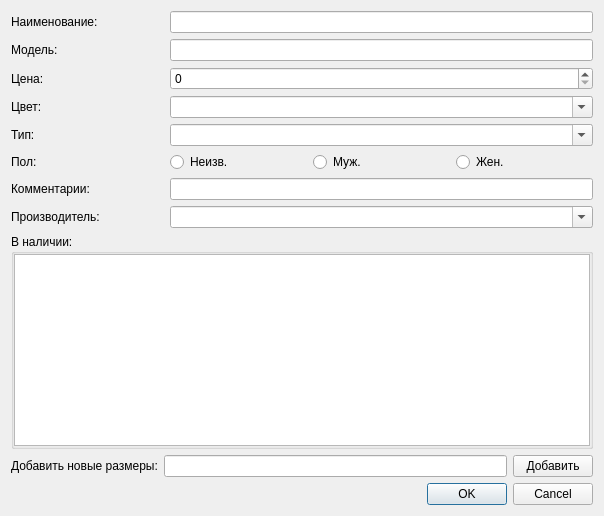
<?xml version="1.0" encoding="UTF-8"?>
<ui version="4.0">
 <class>dlgConsignment</class>
 <widget class="QDialog" name="dlgConsignment">
  <property name="geometry">
   <rect>
    <x>0</x>
    <y>0</y>
    <width>604</width>
    <height>461</height>
   </rect>
  </property>
  <property name="windowTitle">
   <string>Dialog</string>
  </property>
  <layout class="QGridLayout" name="gridLayout">
   <item row="3" column="2">
    <widget class="QSpinBox" name="spnCost">
     <property name="minimum">
      <number>0</number>
     </property>
     <property name="maximum">
      <number>100000</number>
     </property>
     <property name="singleStep">
      <number>50</number>
     </property>
    </widget>
   </item>
   <item row="3" column="0">
    <widget class="QLabel" name="lblCost">
     <property name="text">
      <string>Цена:</string>
     </property>
    </widget>
   </item>
   <item row="9" column="0" colspan="3">
    <widget class="QGroupBox" name="gbProducts">
     <property name="sizePolicy">
      <sizepolicy hsizetype="Preferred" vsizetype="MinimumExpanding">
       <horstretch>0</horstretch>
       <verstretch>0</verstretch>
      </sizepolicy>
     </property>
     <property name="minimumSize">
      <size>
       <width>0</width>
       <height>0</height>
      </size>
     </property>
     <property name="title">
      <string>В наличии: </string>
     </property>
     <property name="flat">
      <bool>true</bool>
     </property>
     <layout class="QHBoxLayout" name="horizontalLayout">
      <property name="spacing">
       <number>0</number>
      </property>
      <property name="margin">
       <number>0</number>
      </property>
      <item>
       <widget class="QTableView" name="tvProducts">
        <attribute name="horizontalHeaderStretchLastSection">
         <bool>true</bool>
        </attribute>
        <attribute name="verticalHeaderDefaultSectionSize">
         <number>19</number>
        </attribute>
       </widget>
      </item>
     </layout>
    </widget>
   </item>
   <item row="11" column="0" colspan="3">
    <widget class="QDialogButtonBox" name="btnBox">
     <property name="standardButtons">
      <set>QDialogButtonBox::Cancel|QDialogButtonBox::Ok</set>
     </property>
    </widget>
   </item>
   <item row="7" column="2">
    <widget class="QLineEdit" name="edtComment"/>
   </item>
   <item row="4" column="2">
    <widget class="QComboBox" name="cbColor">
     <property name="editable">
      <bool>true</bool>
     </property>
    </widget>
   </item>
   <item row="5" column="2">
    <widget class="QComboBox" name="cbType">
     <property name="editable">
      <bool>true</bool>
     </property>
    </widget>
   </item>
   <item row="8" column="0">
    <widget class="QLabel" name="lblCountry">
     <property name="text">
      <string>Производитель:</string>
     </property>
    </widget>
   </item>
   <item row="7" column="0">
    <widget class="QLabel" name="lblComment">
     <property name="text">
      <string>Комментарии:</string>
     </property>
    </widget>
   </item>
   <item row="4" column="0">
    <widget class="QLabel" name="lblColor">
     <property name="text">
      <string>Цвет:</string>
     </property>
    </widget>
   </item>
   <item row="8" column="2">
    <widget class="QComboBox" name="cbCountry">
     <property name="editable">
      <bool>true</bool>
     </property>
    </widget>
   </item>
   <item row="5" column="0">
    <widget class="QLabel" name="lblType">
     <property name="text">
      <string>Тип:</string>
     </property>
    </widget>
   </item>
   <item row="6" column="0">
    <widget class="QLabel" name="lblGender">
     <property name="text">
      <string>Пол:</string>
     </property>
    </widget>
   </item>
   <item row="0" column="2">
    <widget class="QLineEdit" name="edtName"/>
   </item>
   <item row="2" column="0">
    <widget class="QLabel" name="lblModel">
     <property name="text">
      <string>Модель:</string>
     </property>
    </widget>
   </item>
   <item row="2" column="2">
    <widget class="QLineEdit" name="edtModel"/>
   </item>
   <item row="0" column="0">
    <widget class="QLabel" name="lblName">
     <property name="text">
      <string>Наименование:</string>
     </property>
    </widget>
   </item>
   <item row="6" column="2">
    <layout class="QHBoxLayout" name="ltGender">
     <item>
      <widget class="QRadioButton" name="rbtnUnknown">
       <property name="text">
        <string>Неизв.</string>
       </property>
      </widget>
     </item>
     <item>
      <widget class="QRadioButton" name="rbtnMale">
       <property name="text">
        <string>Муж.</string>
       </property>
      </widget>
     </item>
     <item>
      <widget class="QRadioButton" name="rbtnFemale">
       <property name="text">
        <string>Жен.</string>
       </property>
      </widget>
     </item>
    </layout>
   </item>
   <item row="10" column="0">
    <widget class="QLabel" name="lblAddNewSizes">
     <property name="text">
      <string>Добавить новые размеры:</string>
     </property>
    </widget>
   </item>
   <item row="10" column="1" colspan="2">
    <layout class="QHBoxLayout" name="ltAddNewSizes">
     <property name="sizeConstraint">
      <enum>QLayout::SetDefaultConstraint</enum>
     </property>
     <item>
      <widget class="QLineEdit" name="edtAddNewSizes"/>
     </item>
     <item>
      <widget class="QPushButton" name="btnAddNewSizes">
       <property name="text">
        <string>Добавить</string>
       </property>
      </widget>
     </item>
    </layout>
   </item>
  </layout>
 </widget>
 <resources/>
 <connections/>
</ui>
